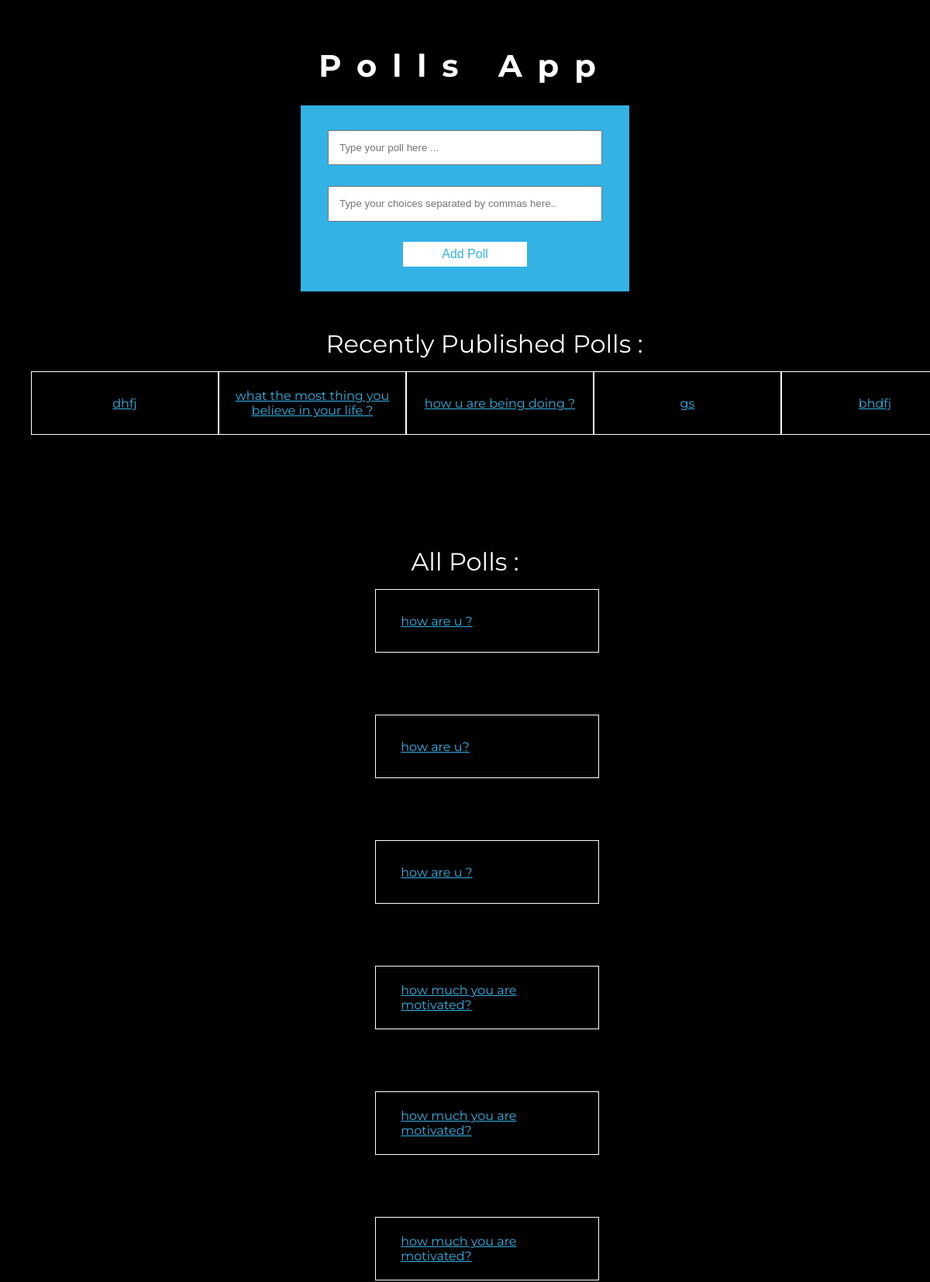
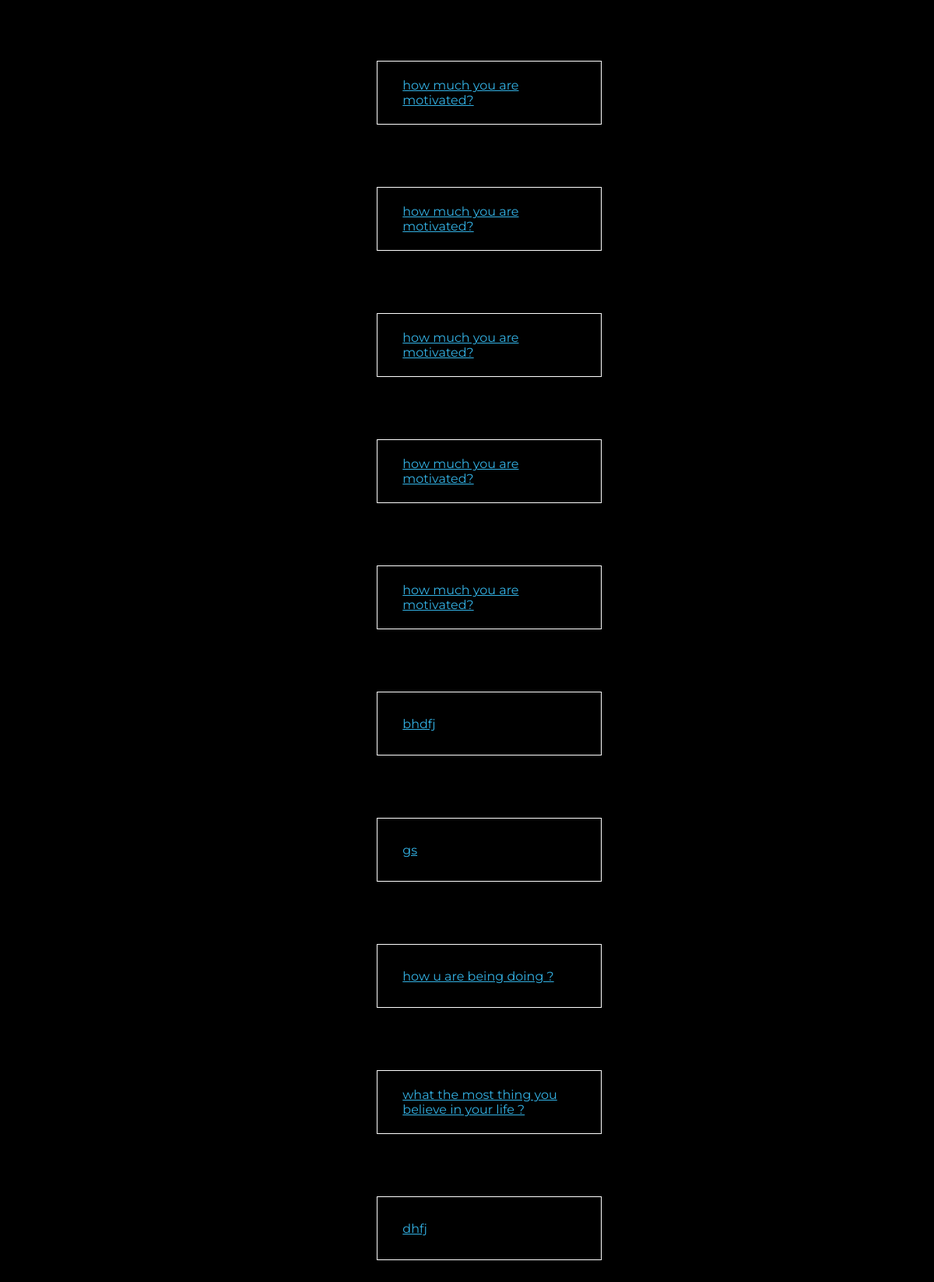
Before: / with the older database file (2 pictures, top to bottom).
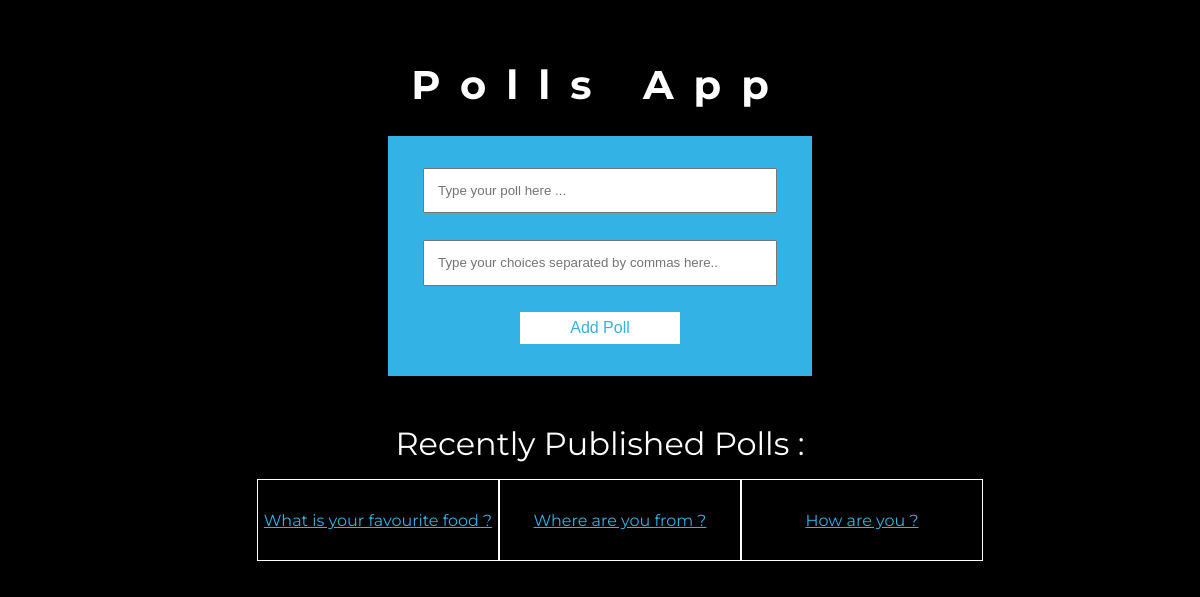
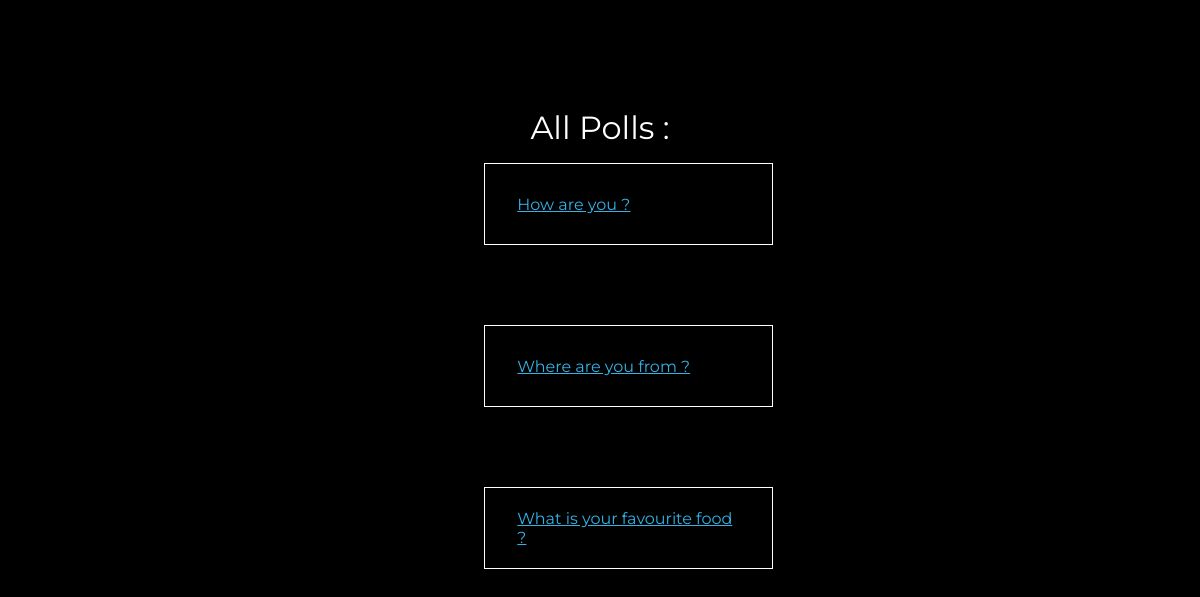
After: the same page with the newer database file (2 pictures, top to bottom).
### polls/models.py (models this page shows, shortened)
class Question(models.Model):
    question_text = models.CharField(max_length=200)
    pub_date = models.DateTimeField('date published')
    def __str__(self):
        return self.question_text

### polls/views.py (the view)
# urls.py: path('', views.index, name='index'),
def index(request):
    if request.method == 'POST':
        addPoll(request)
    latest_question_list = Question.objects.order_by('-pub_date')[:5]
    all_polls_list = Question.objects.all()
    print(latest_question_list)
    template = loader.get_template('polls/index.html')
    context = {
        'latest_question_list': latest_question_list,
        'all_polls_list': all_polls_list
    }
    return render(request, 'polls/index.html', context)

### polls/templates/polls/index.html (shortened to what this page needs)
<!DOCTYPE html>
<html lang="en">
  <head>
  </head>
  <body>
    <h1 class="header">Polls App</h1>
    <form class="form" method="post">
      <input
        placeholder="Type your poll here ..."
        class="input"
        id="your_question"
        type="text"
        name="your_question"
        value="{{ current_question }}"
      />
      <input
        placeholder="Type your choices separated by commas here.."
        class="input"
        id="your_choices"
        type="text"
        name="your_choices"
        value="{{ current_choices }}"
      />
      <button class="add-button" type="submit">Add Poll</button>
    </form>
    <div class="row">
      <div class="polls">
        <div class="sub-header">Recently Published Polls :</div>
        {% if latest_question_list %}
        <ul class="list-row">
          {% for question in latest_question_list %}
          <div class="list-container">
            <li class="list-item-row">
              <a href="/{{ question.id }}/details" class="question"
                >{{ question.question_text }}</a
              >
            </li>
          </div>
          {% endfor %}
        </ul>
        {% else %}
        <p class="message">No Polls</p>
        {% endif %}
      </div>
      <div class="polls">
        <div class="sub-header">All Polls :</div>
        {% if all_polls_list %}
        <ul class="list">
          {% for question in all_polls_list %}
          <div class="list-container">
            <li class="list-item">
              <a href="/{{ question.id }}/details" class="question"
                >{{ question.question_text }}</a
              >
            </li>
          </div>
          {% endfor %}
        </ul>
        {% else %}
        <p class="message">No Polls</p>
        {% endif %}
      </div>
    </div>
  </body>
</html>

### polls/templates/polls/index.html (style rules this page uses)
html, body { margin: 0; padding: 0; font-family: "Montserrat", sans-serif !important; background-color: black; width: 100%; height: 100vh; display: flex; flex-direction: column; }
.header { text-align: center; color: white; letter-spacing: 0.5em; font-size: 2.5em; margin-top: 5%; }
.add-button { background-color: white; color: #33b2e5; width: 10em; height: 2em; display: flex; justify-content: center; align-items: center; align-self: center; font-size: 1em; border: none; }
.sub-header { color: white; font-size: 2em; text-align: center; margin-top: 1.5em; }
.question { color: #33b2e5; }
.list { margin-left: 5%; }
.list-row { display: flex; flex-direction: row; }
.list-item { width: 15em; padding: 2em; }
.list-container { height: 5em; border: 1px solid white; margin-bottom: 5em; display: flex; justify-content: center; align-items: center; }
.form { background-color: #33b2e5; width: 30%; margin: auto; display: flex; justify-content: center; align-items: center; flex-direction: column; padding: 2em; }
.input { width: 90%; margin-bottom: 2em; padding: 1em; }
.polls { margin: auto; }
.row { display: flex; flex-direction: column; }
.list-item-row { width: 15em; text-align: center; }

Changed rows visible on the page:
removed Question: question_text "dhfj"
removed Question: question_text "what the most thing you believe in your life ?"
removed Question: question_text "how u are being doing ?"
removed Question: question_text "gs"
removed Question: question_text "bhdfj"
removed Question: question_text "how are u ?"
removed Question: question_text "how are u?"
removed Question: question_text "how are u ?"
removed Question: question_text "how much you are motivated?"
removed Question: question_text "how much you are motivated?"
removed Question: question_text "how much you are motivated?"
removed Question: question_text "how much you are motivated?"
removed Question: question_text "how much you are motivated?"
removed Question: question_text "how much you are motivated?"
removed Question: question_text "how much you are motivated?"
removed Question: question_text "how much you are motivated?"
added Question: question_text "What is your favourite food ?"
added Question: question_text "Where are you from ?"
added Question: question_text "How are you ?"
